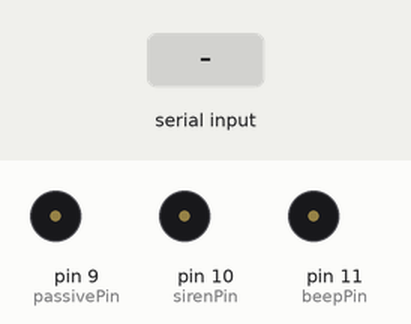
Bench run of a sketch on a simulated Arduino Uno, built with avr-gcc and run on an emulated ATmega328P. Parts: buzzer (waves = sounding, pin HIGH). The inputs (shaded band) are chosen by the test bench.

Above: at 2.9 s.
3.0 s: "trigger" received over Serial
At 4.4 s:
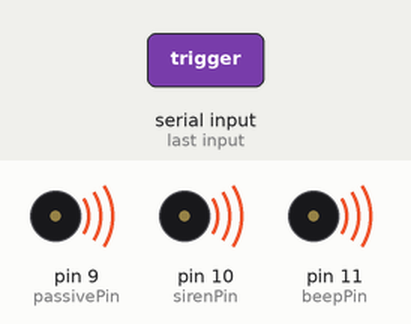
At 7.5 s:
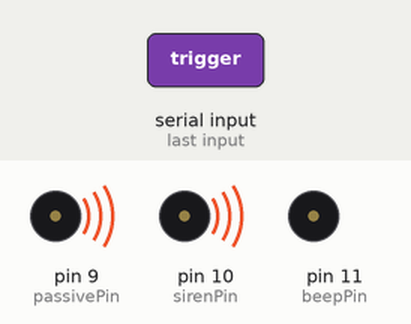
Timing chart, 0 to 12.0 s (numbered marks = the images above; inputs shaded):
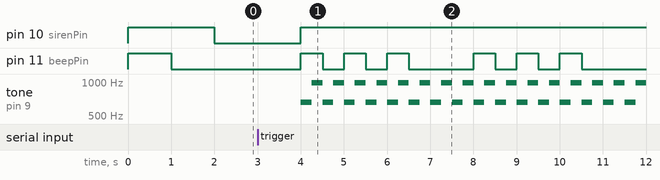

The sketch:

ArduinoCode.ino
```cpp
int beepPin = 11;

int sirenPin = 10;

int passivePin = 9;

bool hasSelfTested = false;

void sirenOn() {
digitalWrite(sirenPin, HIGH);
}

void sirenOff() {
digitalWrite(sirenPin, LOW);
}

void beepOn() {
digitalWrite(beepPin, HIGH);
}

void beepOff() {
digitalWrite(beepPin, LOW);
}

void sos() {
  //S
      beepOn();
      delay(100);
      beepOff();
      delay(100);

      beepOn();
      delay(100);
      beepOff();
      delay(100);

      beepOn();
      delay(100);
      beepOff();
  //Pause

      delay(500);

  //O
      beepOn();
      delay(500);
      beepOff();
      delay(500);

      beepOn();
      delay(500);
      beepOff();
      delay(500);

      beepOn();
      delay(500);
      beepOff();

     //pause
      delay(500);

//S

      beepOn();
      delay(100);
      beepOff();
      delay(100);

      beepOn();
      delay(100);
      beepOff();
      delay(100);

      beepOn();
      delay(100);
      beepOff();
      delay(100);
}

void code3() {
    //3 beeps (on .5 sec, off .5 sec)
      beepOn();
      delay(500);
      beepOff();
      delay(500);

      beepOn();
      delay(500);
      beepOff();
      delay(500);

      beepOn();
      delay(500);
      beepOff();
      delay(500);

    //1 second of silence

      delay(1000);
}

void analogCycle() {

    tone(passivePin, 659, 250);
    delay(250);
    tone(passivePin, 988, 250);
    delay(250);
}

void code3both() {

    //3 beeps (on .5 sec, off .5 sec)
      beepOn();
      analogCycle(); //500ms delay included
      beepOff();
      analogCycle();

      beepOn();
      analogCycle();
      beepOff();
      analogCycle();

      beepOn();
      analogCycle();
      beepOff();
      analogCycle();

    //1 second of silence

      analogCycle();
      analogCycle();
}

void selfTest() {

//SELF TEST
//Test Siren
  sirenOn();

  //Test active beep
  beepOn();
  delay(1000);
  beepOff();

//A second of silence
  delay(1000);
//Siren off
  sirenOff();

  //System ready!
}

void setup() {
  Serial.begin(9600);
  pinMode(beepPin, OUTPUT);
  pinMode(sirenPin, OUTPUT);

}

void loop() {
  if(!hasSelfTested) {
    selfTest();
    hasSelfTested = true;
  }
  while (Serial.available() == 0) {}

  String data = Serial.readString();

if(data == "startup") {
  //A pleasent arpeggio to show the analog buzzer works
    tone(passivePin, 523, 250);
    delay(250);
    tone(passivePin, 659, 250);
    delay(250);
    tone(passivePin, 784, 250);
    delay(250);
    tone(passivePin, 1047, 250);
    delay(250);
    tone(passivePin, 523, 500);
    delay(500);
}

  if (data == "trigger") {
    sirenOn();
    code3both();
    code3both();
    code3both();
    code3both();
    sirenOff();
  }
  if (data == "bye") {
    //A pleasent arpeggio to show the analog buzzer works
    tone(passivePin, 880, 500);
    delay(1000);
    tone(passivePin, 698, 500);
    delay(1000);

  }
}
```

Measured:
- after the input at 3.0 s, pin 10 (sirenPin): LOW → HIGH after 1.0 s; pin 11 (beepPin): LOW → HIGH after 1.0 s, → LOW 0.50 s later, → HIGH 0.50 s later, → LOW 0.50 s later, … (12 changes in this stretch); tone on pin 9 (passivePin): alternates 988 Hz for 0.25 s and 659 Hz for 0.25 s, starting after 1.0 s
